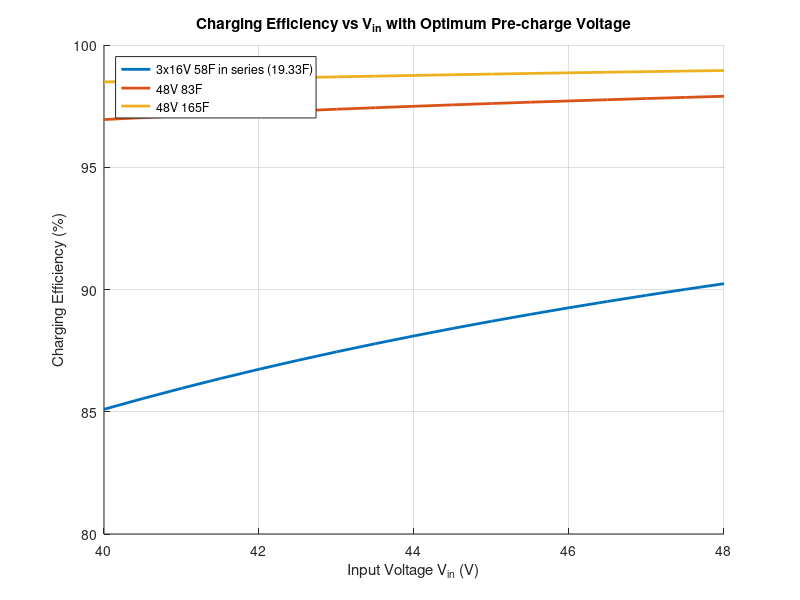
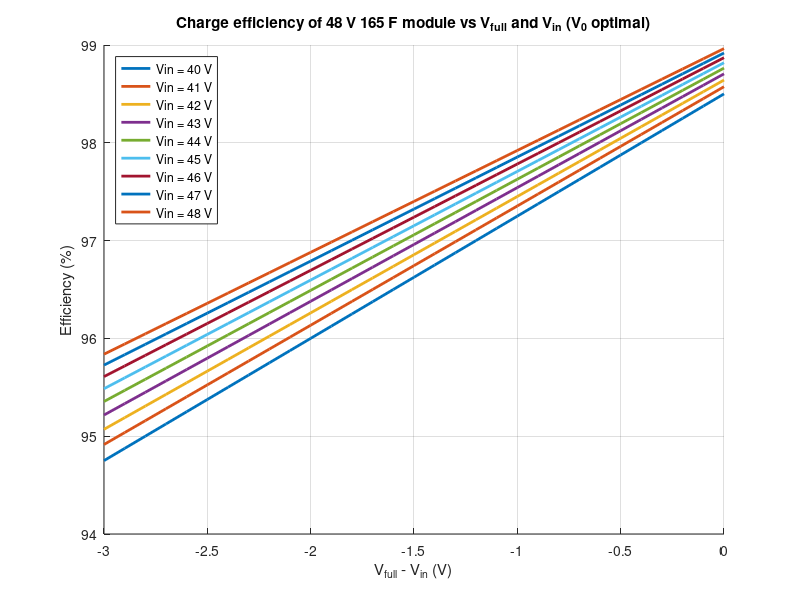

MATLAB code for these plots, in order:
%% Charging efficiency and optimum pre-charge analysis
clear; clc;

% Energy recovered [J]
Erecov = 7.8e3; % 7.8 kJ

% Capacitor parameters (C in Farads, R in Ohms)
caps(1).name = '3x16V 58F in series (19.33F)';
caps(1).C = 19.33;
caps(1).R = 3 * 0.0029;

caps(2).name = '48V 83F';
caps(2).C = 83;
caps(2).R = 0.0022;

caps(3).name = '48V 165F';
caps(3).C = 165;
caps(3).R = 0.0011;

Vin_values = 40:0.5:48;

% --- Plot 1: Efficiency vs Vin with optimum Vc(0) ---
figure; hold on; grid on;
for k = 1:length(caps)
    C = caps(k).C;
    R = caps(k).R;
    
    tau = R * C;
    t = 5 * tau;
    
    eta_curve = zeros(size(Vin_values));
    
    for i = 1:length(Vin_values)
        Vin = Vin_values(i);
        
        % Optimum pre-charge voltage (Eq. from image)
        V0 = sqrt(Vin^2 - (2 * Erecov) / C);
        
        % Efficiency (Eq. 5.3.7)
        eta = ( V0 + Vin + (V0 - Vin) * exp(-t / tau) ) / ( 2 * Vin );
        eta_curve(i) = eta * 100; % %
    end
    
    plot(Vin_values, eta_curve, 'LineWidth', 2, 'DisplayName', caps(k).name);
end
xlabel('Input Voltage V_{in} (V)');
ylabel('Charging Efficiency (%)');
title('Charging Efficiency vs V_{in} with Optimum Pre-charge Voltage');
legend('Location', 'northwest');


%% Charge efficiency of 48 V 165 F module with variable Vfull and Vin (V0 optimal)
clear; clc;

% Supercap parameters
C = 165;             % [F]
R = 0.0011;          % [ohm]
Erecov = 7.8e3;      % [J] recovered energy per event

Vin_list = 40:1:48;      % Vin values to plot
dV = linspace(-3, 0, 31);% Vfull - Vin (negative up to 0)
colors = lines(numel(Vin_list));

figure; hold on; grid on;

for k = 1:numel(Vin_list)
    Vin = Vin_list(k);

    % Optimal pre-charge voltage for this Vin
    V0_opt = sqrt(Vin^2 - (2 * Erecov) / C);

    % Corresponding Vfull values (always <= Vin)
    Vfull = Vin + dV;

    % Time to reach Vfull from V0_opt using RC charging equation
    t_full = -R*C .* log( 1 - (Vfull - V0_opt) ./ (Vin - V0_opt) );

    % Efficiency (Eq. 5.3.7)
    eta = ( V0_opt + Vin + (V0_opt - Vin) .* exp(-t_full./(R*C)) ) ./ (2*Vin);

    plot(dV, 100*eta, 'LineWidth', 2, 'Color', colors(k,:), ...
        'DisplayName', sprintf('Vin = %d V', Vin));
end

xlabel('V_{full} - V_{in} (V)');            
ylabel('Efficiency (%)');
title('Charge efficiency of 48 V 165 F module vs V_{full} and V_{in} (V_0 optimal)');
legend('Location','northwest');
xlim([min(dV) 0]);

